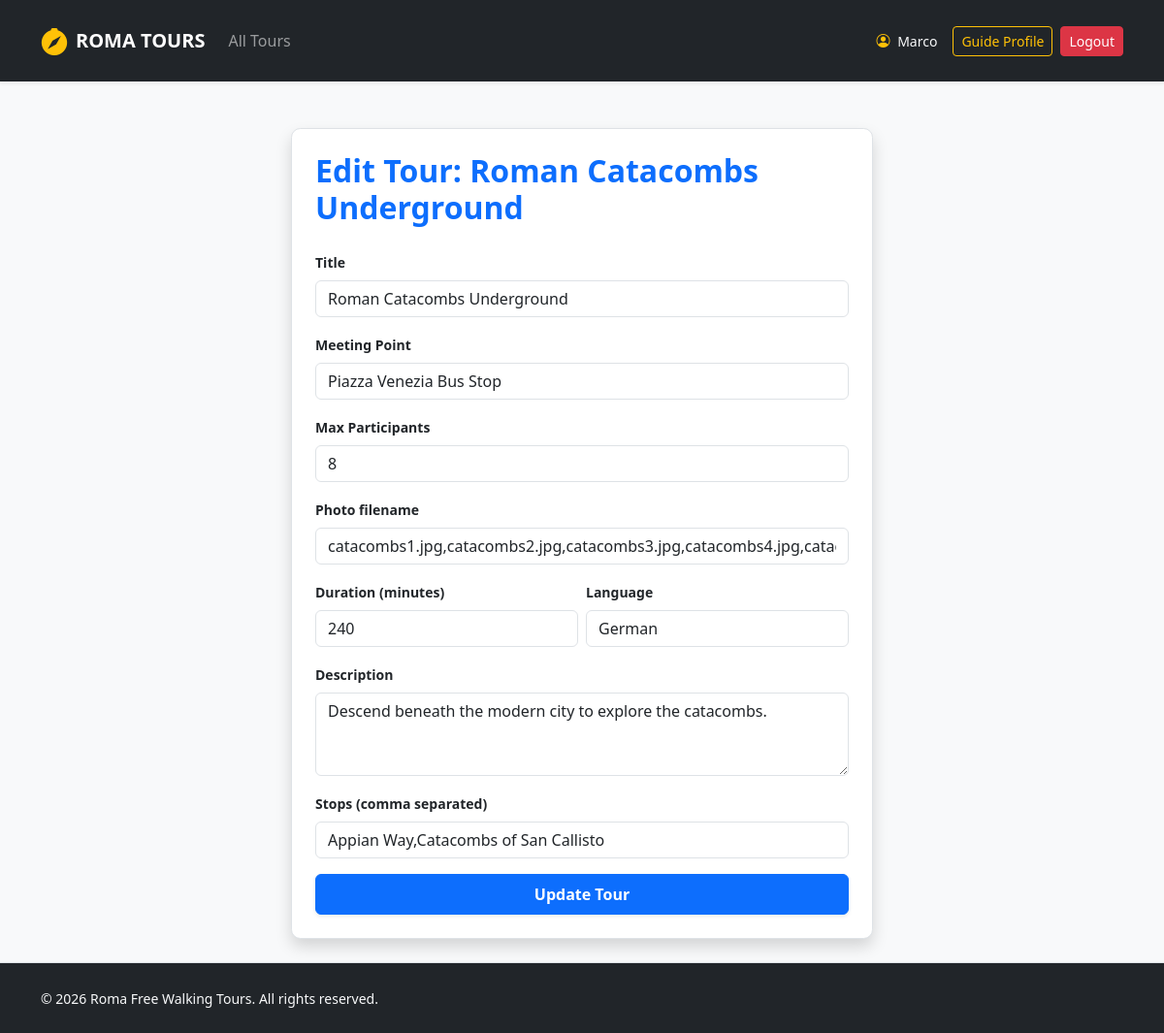
Page /guide/tour/edit/5 (signed in) on the earlier database version.
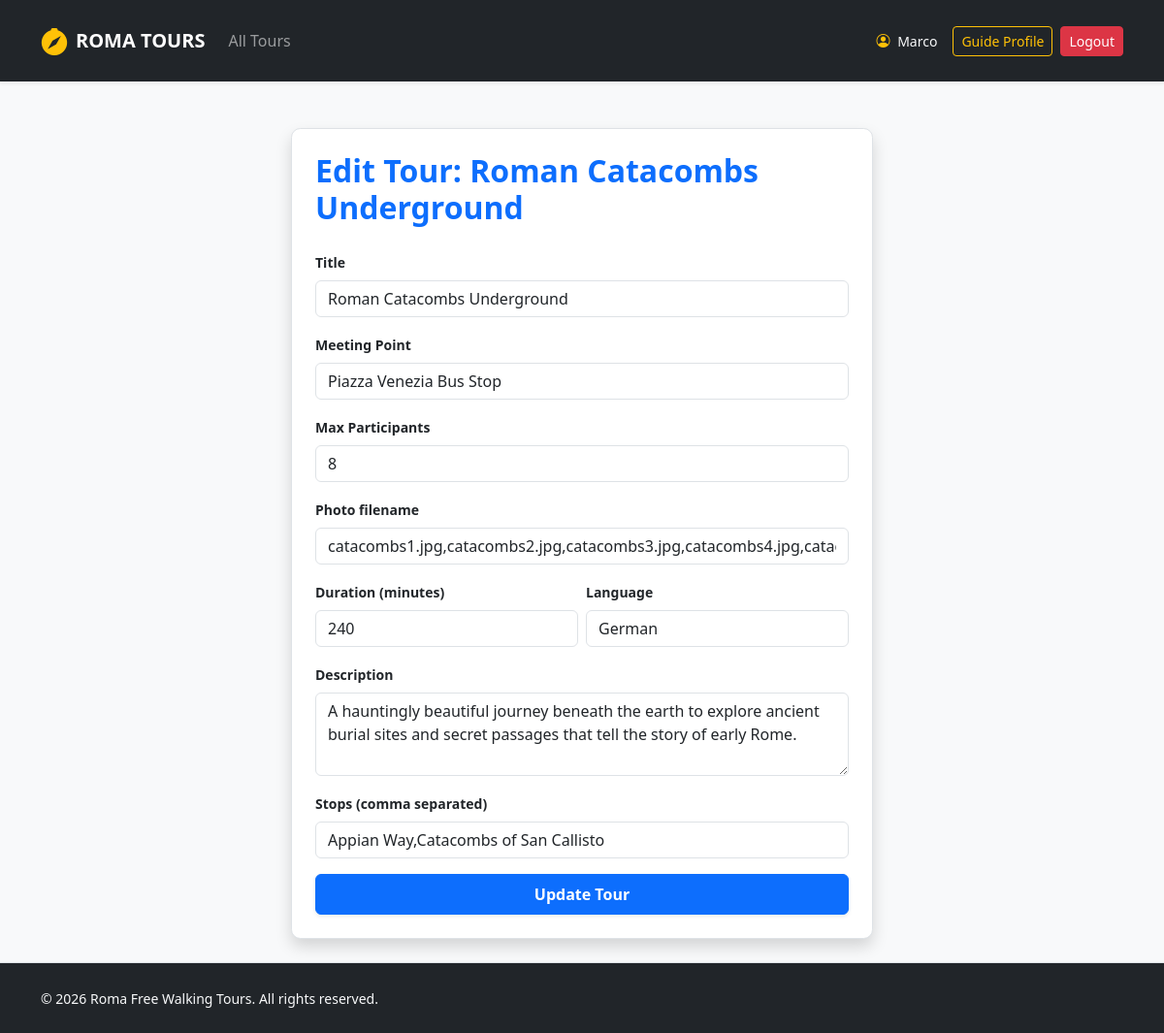
Same page on the later database version.
### tables this page shows
CREATE TABLE tours (
            id INTEGER PRIMARY KEY AUTOINCREMENT,
            guide_id INTEGER NOT NULL,
            title TEXT NOT NULL,
            meeting_point TEXT NOT NULL,
            duration INTEGER NOT NULL,
            language TEXT NOT NULL,
            max_participants INTEGER NOT NULL,
            description TEXT NOT NULL,
            stops TEXT NOT NULL,
            photos TEXT NOT NULL,
            FOREIGN KEY (guide_id) REFERENCES users(id) ON DELETE CASCADE
        );

### routes/guide_routes.py (the view, shortened to what this page needs)
@guide_bp.route("/guide/tour/edit/<int:tour_id>", methods=["GET", "POST"])
@login_required
@guide_required
def edit_tour(tour_id):
    if tours_dao.has_reservations(tour_id):
        flash("This tour has active reservations and cannot be modified!", "danger")
        return redirect(url_for("auth.profile_guide"))
    tour = tours_dao.get_tour_by_id(tour_id)
    return render_template("edit_tour.html", tour=tour)

### app.py (called while the page is built)
@login_manager.user_loader
def load_user(user_id):
    db_user = get_user_by_id(user_id)
    if db_user:
        return User(
            id=db_user["id"], name=db_user["name"], surname=db_user["surname"],
            email=db_user["email"], role=db_user["role"], languages=db_user["languages"]
        )
    return None

### dao/tours_dao.py (called while the page is built)
def has_reservations(p_tour_id):
    query = "SELECT COUNT(*) as count FROM reservations WHERE tour_id = ?"
    conn = sqlite3.connect(DB_FILE_PATH)
    conn.row_factory = sqlite3.Row
    cursor = conn.cursor()
    cursor.execute(query, (p_tour_id,))
    res = cursor.fetchone()
    cursor.close()
    conn.close()
    return res['count'] > 0

### dao/users_dao.py (called while the page is built)
def get_user_by_id(p_id):
    query = "SELECT * FROM users WHERE id = ?"
    conn = sqlite3.connect("roma_tours.db")
    conn.row_factory = sqlite3.Row
    cursor = conn.cursor()
    cursor.execute(query, (p_id,))
    db_user = cursor.fetchone()
    cursor.close()
    conn.close()
    return db_user

### templates/edit_tour.html (shortened to what this page needs)
{% extends 'base.html' %}
{% block content %}
<div class="col-12 d-flex justify-content-center py-4">
    <div class="card shadow border p-4" style="width: 100%; max-width: 600px;">
        <h2 class="mb-4 fw-bold text-primary">Edit Tour: {{ tour.title }}</h2>
        <form method="POST">
            <div class="mb-3">
                <label for="title" class="form-label small fw-bold">Title</label>
                <input type="text" name="title" id="title" class="form-control" value="{{ tour.title }}" required>
            </div>
            <div class="mb-3">
                <label for="meeting_point" class="form-label small fw-bold">Meeting Point</label>
                <input type="text" name="meeting_point" id="meeting_point" class="form-control" value="{{ tour.meeting_point }}" required>
            </div>
            <div class="mb-3">
                <label for="max_participants" class="form-label small fw-bold">Max Participants</label>
                <input type="number" name="max_participants" id="max_participants" class="form-control" value="{{ tour.max_participants }}" required>
            </div>
            <div class="mb-3">
                <label for="photos" class="form-label small fw-bold">Photo filename</label>
                <input type="text" name="photos" id="photos" class="form-control" value="{{ tour.photos }}" required>
            </div>
            <div class="row g-2 mb-3">
                <div class="col-md-6">
                    <label for="duration" class="form-label small fw-bold">Duration (minutes)</label>
                    <input type="number" name="duration" id="duration" class="form-control" value="{{ tour.duration }}" required>
                </div>
                <div class="col-md-6">
                    <label for="language" class="form-label small fw-bold">Language</label>
                    <input type="text" name="language" id="language" class="form-control" value="{{ tour.language }}" required>
                </div>
            </div>
            <div class="mb-3">
                <label for="description" class="form-label small fw-bold">Description</label>
                <textarea name="description" id="description" class="form-control" rows="3" required>{{ tour.description }}</textarea>
            </div>
            <div class="mb-3">
                <label for="stops" class="form-label small fw-bold">Stops (comma separated)</label>
                <input type="text" name="stops" id="stops" class="form-control" value="{{ tour.stops }}" required>
            </div>
            <button type="submit" class="btn btn-primary w-100 py-2 fw-bold shadow-sm">Update Tour</button>
        </form>
    </div>
</div>
{% endblock %}

Differences in the rows shown:
changed tours "Roman Catacombs Underground": description "Descend beneath the modern city to explore the catacombs." → "A hauntingly beautiful journey beneath the earth to explore ancient burial sites and secret passages that tell the story of early Rome."
